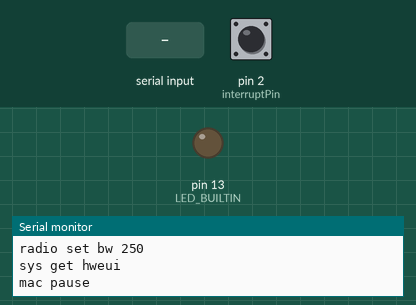
Simulated run of this sketch. Board: Arduino Uno, built with avr-gcc and run on an emulated ATmega328P. On the bench: output pins drawn as LEDs (lit = HIGH), the last lines printed to the serial monitor. The inputs (shaded band) are chosen by the test bench; at power-on: pin 2 (interruptPin) HIGH.

Above: at 20.4 s.
20.5 s: pin 2 (interruptPin) pulled LOW for 0.15 s
At 25.3 s:
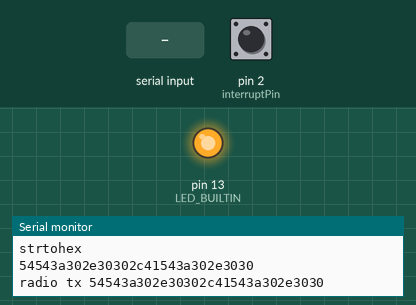
26.6 s: "90,45,200\n" received over the second serial link
Timing chart, 0 to 34.0 s (numbered marks = the images above; inputs shaded):
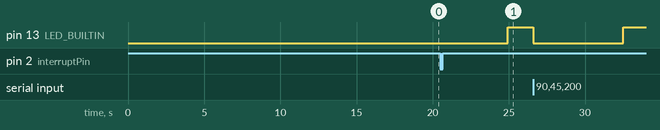

The sketch:

BioMedButtonTransmitLoRa.ino
```cpp
/*******************************************
Program for Bio Medical Appication (Blood Pressure, IR Body Temperature, Weight Sensors)
And Transmit through LoRa Radio
Code Written by Navaneeth Malingan (www.nivu.me)
https://github.com/navneetnivu07

*******************************************/

#include <SoftwareSerial.h>

// RN2483
SoftwareSerial loraSerial (9, 10); //rx 9 tx 10

// Temperature Sensor
SoftwareSerial tempSerial (4, 5); //rx 4 tx 5

// Bp Sensor
SoftwareSerial bpSerial (6, 7); //rx 6 tx 7

// To Hold Temp Sensor Data
unsigned char output[9];
unsigned char need[2];
unsigned char needd[2];

// lora packet data
int nodeId = 4; // YOur Node Id Here
String tempPayload = "";
String tramsmitCommand = "";

// Interrupt 1 for weight data
static volatile uint16_t intTriggerCount = 0;

// UNO interrupt pins 2,3
const byte interruptPin = 2;
long debouncing_time = 1000; // in ms
volatile unsigned long last_micros;
void isr(){
  if ((long)(micros() - last_micros) >= debouncing_time * 1000){
    Serial.println("Interrupt");
    intTriggerCount++;
    last_micros = micros();
  }
}
// Interrupt 1 End

void setup() {
  pinMode(interruptPin, INPUT_PULLUP); // DIG2 Arduino Uno
  attachInterrupt(digitalPinToInterrupt(interruptPin), isr, RISING);

  loraSerial.begin(57600);
  bpSerial.begin(9600);
  tempSerial.begin(115200);
  Serial.begin(9600);
  pinMode(LED_BUILTIN, OUTPUT);
  RN2483_init();
}

void loop() {

  static uint16_t old_Value = 0;

  if (old_Value != intTriggerCount)
  {
    Serial.println("Temperature Sensor Listen");
    tempPayload = readTemperature();
    Serial.println(tempPayload);
    String s2h = strtohex(tempPayload);
    Serial.println("strtohex");
    Serial.println(s2h);
    tramsmitCommand = "radio tx " + s2h;
    delay(500);
    sendmsg(tramsmitCommand);
  }

  bpSerial.listen();
//  Serial.println(loraSerial.isListening());
//  Serial.println(bpSerial.isListening());

  while(loraSerial.available() > 0){
    String loraResponse = loraSerial.readStringUntil('\n');
    Serial.println(loraResponse);
  }

  while (bpSerial.available() > 0){
    String resp = bpSerial.readString();
    Serial.println(resp);
    // format 129, 107, 095
    String sys = resp.substring(0, 4);
    String dia = resp.substring(5, 9);
    String pul = resp.substring(10, 14);
    Serial.println("systole:" + sys + " diastole:" + dia + " pulse:" + pul);

    resp.trim();
    resp = "BP:" + resp;
    String s2h = strtohex(resp);
    Serial.println("strtohex");
    Serial.println(s2h);
    tramsmitCommand = "radio tx " + s2h;
    delay(500);
    sendmsg(tramsmitCommand);

    if (sys.toInt() > 60 && sys.toInt() < 200 && dia.toInt() > 30 && dia.toInt() < 150){
      //insertBpData(sys.toInt(), dia.toInt(), pul.toInt());
    }
  }

  Serial.println();
  delay(5000); //Scheduled Time Delay
}

void RN2483_init(){
  sendcmd("sys reset");
  sendcmd("radio set mod lora");
  sendcmd("radio set freq 868100000");
  sendcmd("radio set pwr 14");
  sendcmd("radio set sf sf12");
  sendcmd("radio set afcbw 125");
  sendcmd("radio set rxbw 250");
  sendcmd("radio set fdev 5000");
  sendcmd("radio set prlen 8");
  sendcmd("radio set crc on");
  sendcmd("radio set cr 4/8");
  sendcmd("radio set wdt 0");
  sendcmd("radio set sync 12");
  sendcmd("radio set bw 250");
  sendcmd("sys get hweui");
  sendcmd("mac pause");
}


String readTemperature(){
  tempSerial.listen();
  float targetTempF;
  float ambientTempF;
  delay(200);
  while(tempSerial.available())
    tempSerial.read();
  tempSerial.write(0xA5);
  tempSerial.write(0x15);
  tempSerial.write(0xBA);

  for (int counter = 0; counter <= 8; counter++){
    output[counter] = (unsigned char)tempSerial.read();
//    Serial.print(counter);
//    Serial.print(" ");
//    Serial.println(output[counter]);
  }
  if (output[1] == 0x5A && output[2] == 0x5A && output[3] == 0x45){
    need[0] = output[5];
    need[1] = output[6];
    needd[0] = output[7];
    needd[1] = output[8];
    float targetTempC = (float)(need[0] << 8 | need[1]) / 100;
    float ambientTempC = (float)(needd[0] << 8 | needd[1]) / 100;

    targetTempF = (targetTempC * 1.8) + 32;
    ambientTempF = (ambientTempC * 1.8) + 32;
  }

  if (output[0] == 0x5A && output[1] == 0x5A && output[2] == 0x45){
    need[0] = output[4];
    need[1] = output[5];
    needd[0] = output[6];
    needd[1] = output[7];
    float targetTempC = (float)(need[0] << 8 | need[1]) / 100;
    float ambientTempC = (float)(needd[0] << 8 | needd[1]) / 100;

    targetTempF = (targetTempC * 1.8) + 32;
    ambientTempF = (ambientTempC * 1.8) + 32;
  }
  return "TT:" +String(targetTempF) + ",AT:" + String(ambientTempF);
}

void sendcmd(String data){
  loraSerial.listen();
  Serial.println(data);
  loraSerial.println(data);
  String loraResponse = loraSerial.readStringUntil('\n');
  Serial.println(loraResponse);
  delay(200);
}

void sendmsg(String data){
  loraSerial.listen();
  digitalWrite(LED_BUILTIN, HIGH);
  Serial.println(data);
  loraSerial.println(data);
  String loraResponse = loraSerial.readStringUntil('\n');
    Serial.println(loraResponse);
  String loraResponse2 = loraSerial.readStringUntil('\n');
    Serial.println(loraResponse2);
  digitalWrite(LED_BUILTIN, LOW);
  delay(200);
}

String strtohex(String data){
  String sh;
  char ch;
  for (int i=0;i<data.length();i++){
    ch = data.charAt(i);
    sh += String(ch,HEX);
  }
  return sh;
}
```

Measured:
- after the input at 20.5 s, pin 13 (LED_BUILTIN): LOW → HIGH after 4.4 s
